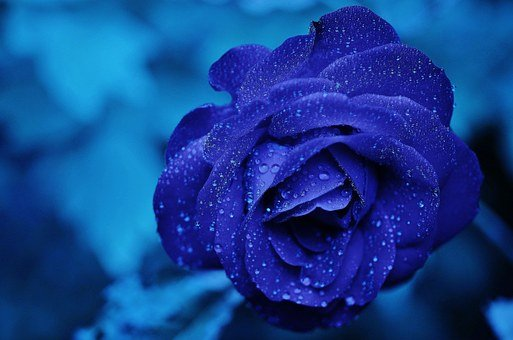
#> input picture blue.png, 513 x 340 px
$ jupyter execute 'C181208 Lab8 IP.ipynb'   (shell and % lines are left out)
#> lines starting #> are read from the running program, lines starting #| are printed output that depends on the picture; after the words box and inside, x2 and y2 are one past the last pixel; in counts of white or black regions, pixels touching at a corner belong together
# Sharpening Filtering

[cell 1]
from PIL import Image, ImageFilter
import cv2
import numpy as np
import matplotlib.pyplot as plt
from scipy import ndimage

[cell 2]
img = cv2.imread('blue.png')
#> img is the input picture: shape (340, 513, 3); mean B, G, R 144.2, 64.8, 19
img = cv2.cvtColor(img,cv2.COLOR_BGR2RGB)
plt.imshow(img)
plt.title('Original Image')
img_data=np.array(img)

# High Pass Filtering

[cell 3]
kernel= np.array([[[-1,-1,-1],
[-1,8,-1],
[-1,-1,-1]]])
highpass_3x3= ndimage.convolve(img_data,kernel)
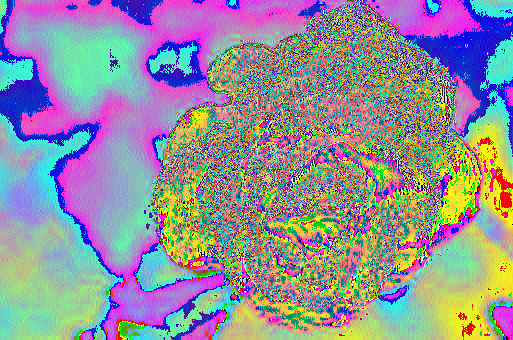
#> highpass_3x3: shape (340, 513, 3); mean R, G, B 146.4, 144, 154.1
fil_img= np.hstack((img_data,highpass_3x3))
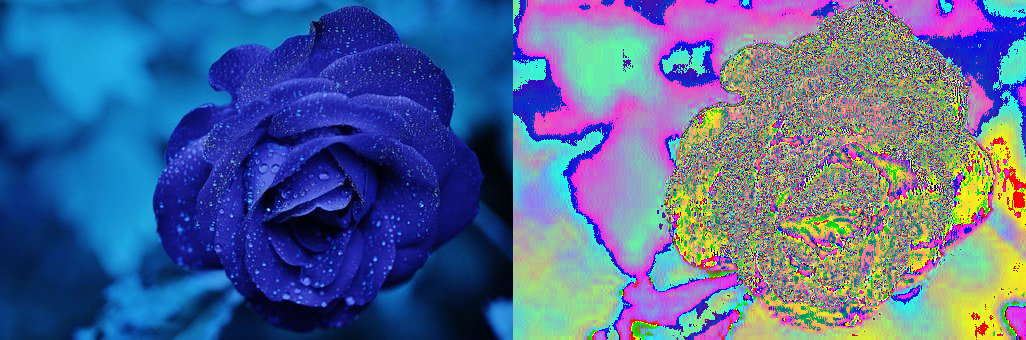
#> fil_img: shape (340, 1026, 3); mean R, G, B 82.7, 104.4, 149.1
plt.imshow(fil_img)

[cell 4]
highkernel=np.array([[-1,-1,-1],
[-1,8,-1],
[-1,-1,-1]])
highpass = cv2.filter2D(src=img,kernel=highkernel,ddepth=-1)
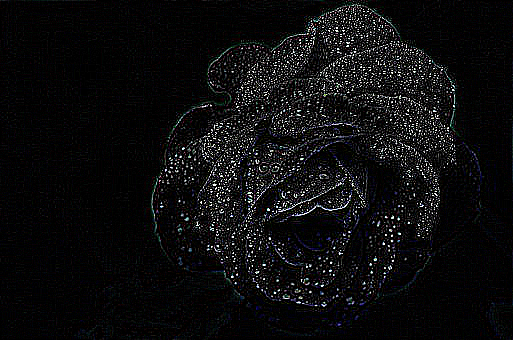
#> highpass: shape (340, 513, 3); mean R, G, B 13.3, 13.2, 14.1
plt.imshow(highpass)

# High Boost Filtering

[cell 5]
image = cv2.imread('blue.png',1)
image = cv2.cvtColor(image,cv2.COLOR_BGR2RGB)
#Blur the image
gauss = cv2.GaussianBlur(image,(7,7),0)
#Apply unsharp masking
unsharp_image= cv2.addWeighted(image,2,gauss,-1,0)
fil_img= np.hstack((image,unsharp_image))
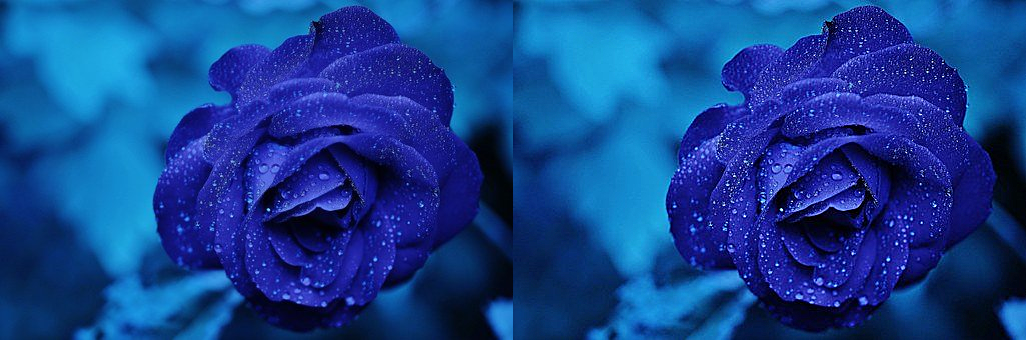
#> fil_img: shape (340, 1026, 3); mean R, G, B 19.2, 64.9, 144.1
plt.imshow(fil_img)

# Derivative Filtering    , Prewitt

[cell 6]
prewittkernelH=np.array([[1,1,1],
[0,0,0],
[-1,-1,-1]])
prewittH = cv2.filter2D(src=image,kernel=prewittkernelH,ddepth=-1)
plt.imshow(prewittH)

[cell 7]
prewittkernelV=np.array([[-1,0,1],
[-1,0,1],
[-1,0,1]])
prewittV = cv2.filter2D(src=image,kernel=prewittkernelV,ddepth=-1)
plt.imshow(prewittV)

[cell 8]
prewitt= prewittH + prewittV
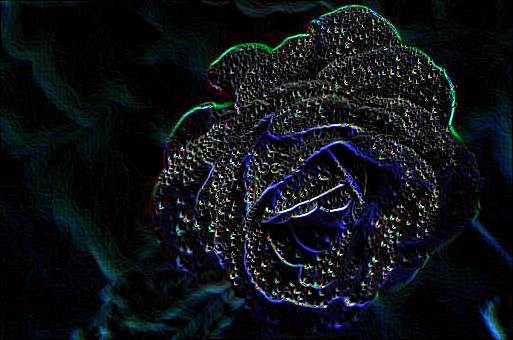
#> prewitt: shape (340, 513, 3); mean R, G, B 14.5, 18.2, 22.5
plt.imshow(prewitt)

# Sobel

[cell 9]
image = cv2.imread('blue.png',1)
sobelkernelH=np.array([[-1,-2,-1],
[0,0,0],
[1,2,1]])
sobelH = cv2.filter2D(src=image,kernel=sobelkernelH,ddepth=-1)
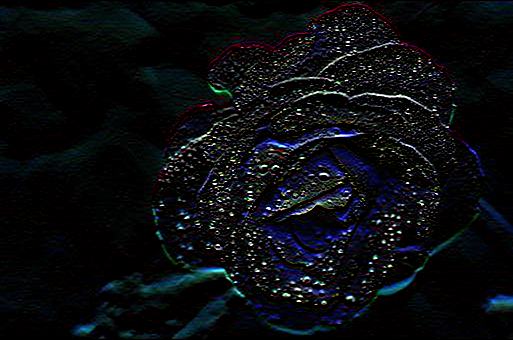
#> sobelH: shape (340, 513, 3); mean B, G, R 15.1, 12, 10.2
plt.imshow(sobelH)

[cell 10]
sobelkernelV=np.array([[-1,0,1],
[-2,0,2],
[-1,0,1]])
sobelV = cv2.filter2D(src=image,kernel=sobelkernelV,ddepth=-1)
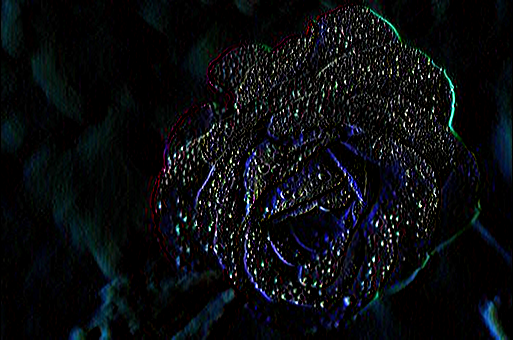
#> sobelV: shape (340, 513, 3); mean B, G, R 15.2, 12.4, 10.2
plt.imshow(sobelV)

[cell 11]
sobel=sobelH + sobelV
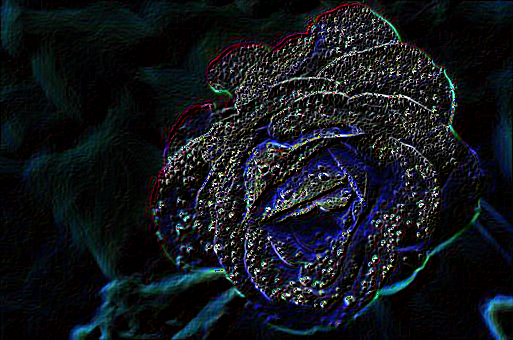
#> sobel: shape (340, 513, 3); mean B, G, R 28.1, 22.6, 18.9
plt.imshow(sobel)

# Robert

[cell 12]
image = cv2.imread('blue.png',1)
robertkernelH=np.array([[1,0,0],
[0,-1,0],
[0,0,0]])
robertH = cv2.filter2D(src=image,kernel=robertkernelH,ddepth=-1)
plt.imshow(robertH)

[cell 13]
robertkernelV=np.array([[0,1,0],
[-1,0,0],
[0,0,0]])
robertV = cv2.filter2D(src=image,kernel=robertkernelV,ddepth=-1)
plt.imshow(robertV)

[cell 14]
robert = robertH + robertV
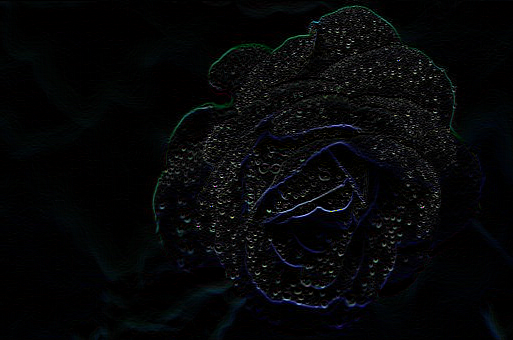
#> robert: shape (340, 513, 3); mean B, G, R 7.8, 6.7, 5.8
plt.imshow(robert)

# Laplacian

[cell 15]
laplaciankernel=np.array([[-1,-1,-1],
[-1,8,-1],
[-1,-1,-1]])
laplacian = cv2.filter2D(src=image,kernel=laplaciankernel,ddepth=-1)
plt.imshow(laplacian)

# Canny

[cell 16]
image = cv2.imread('blue.png',1)
image = cv2.cvtColor(image,cv2.COLOR_BGR2RGB)
img_blur = cv2.GaussianBlur(image, (3,3), 0)
# Canny Edge Detection
edges = cv2.Canny(image=img_blur, threshold1=100, threshold2=200)
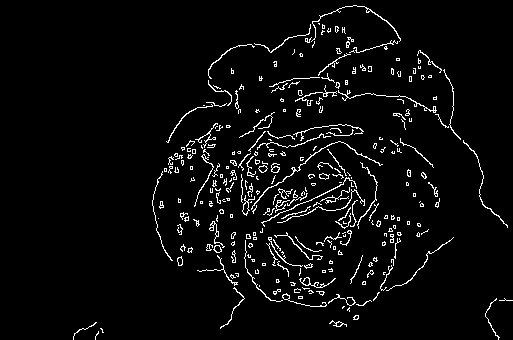
#> edges: shape (340, 513); 4.2% white in thin lines or dots, all inside (x1, y1, x2, y2) = (73, 5, 513, 340)
plt.imshow(edges)
